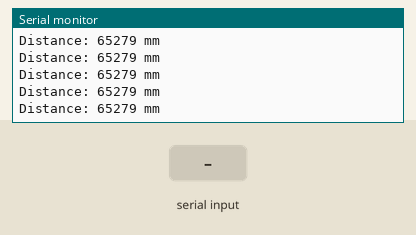
This sketch was run on a simulated Arduino Uno, built with avr-gcc and run on an emulated ATmega328P. Shown: the last lines printed to the serial monitor. Inputs (shaded band) come from the test bench.

Above: at 1.2 s.
1.3 s: "1" received over the second serial link
At 1.35 s:
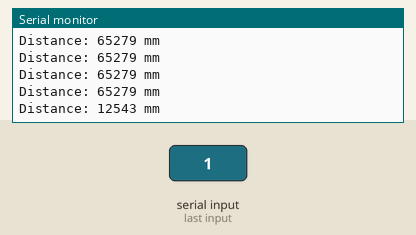
2.8 s: "0" received over the second serial link
At 2.85 s:
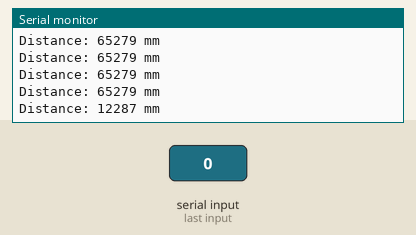
4.3 s: "2" received over the second serial link
At 4.34 s:
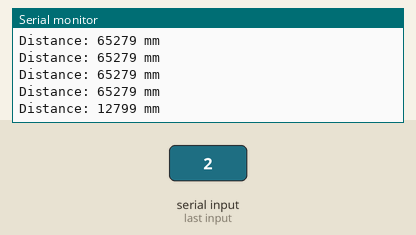
Timing chart, 0 to 7.3 s (numbered marks = the images above; inputs shaded):
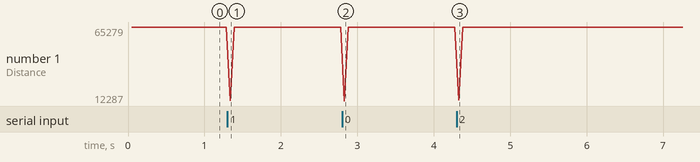

The sketch:

ultrasonic.ino
```cpp
#include <SoftwareSerial.h>

#define TRIGGER_PIN  5
#define ECHO_PIN     18

SoftwareSerial US100Serial(TRIGGER_PIN, ECHO_PIN);

unsigned int MSByteDist, LSByteDist, mmDist;

void setup() {
    Serial.begin(115200);
    US100Serial.begin(9600);
}

void loop() {
    US100Serial.flush();
    US100Serial.write(0x55);
    delay(50);
    MSByteDist = US100Serial.read();
    LSByteDist = US100Serial.read();
    mmDist  = MSByteDist * 256 + LSByteDist;
    Serial.print("Distance: ");
    Serial.print(mmDist, DEC);
    Serial.println(" mm");
}
```

Measured:
- after the input at 1.3 s, the serial monitor: prints a new line at once (image 1)
- after the input at 2.8 s, the serial monitor: prints a new line at once (image 2)
- after the input at 4.3 s, the serial monitor: prints a new line at once (image 3)
